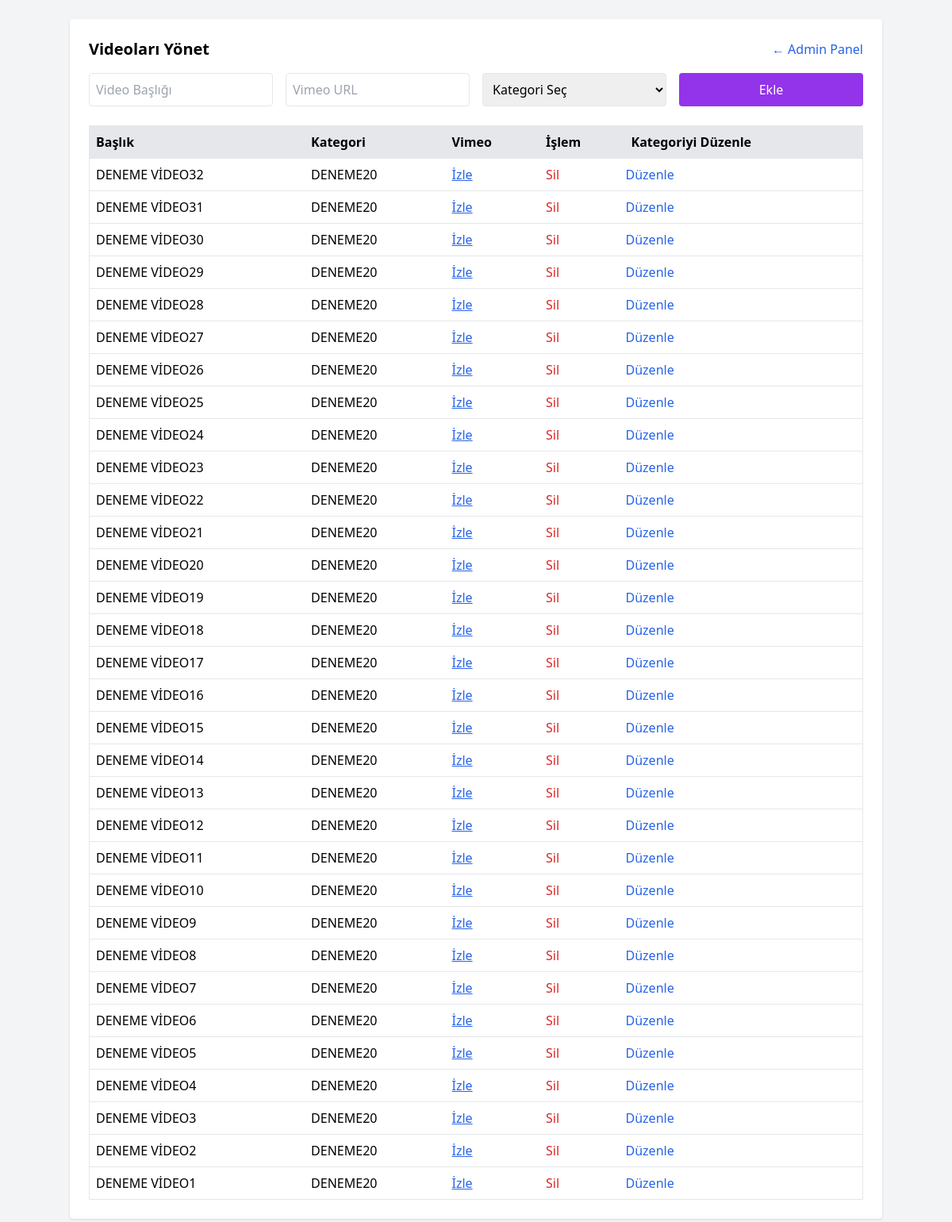
The page /admin/videos.php (signed in) on the database its author committed.
### tables this page shows
CREATE TABLE `videos` (
  `id` int(11) NOT NULL,
  `title` varchar(255) NOT NULL,
  `vimeo_url` text NOT NULL,
  `category_id` int(11) DEFAULT NULL,
  `created_at` timestamp NOT NULL DEFAULT current_timestamp()
);

CREATE TABLE `categories` (
  `id` int(11) NOT NULL,
  `name` varchar(255) NOT NULL,
  `parent_id` int(11) DEFAULT NULL,
  `created_at` timestamp NOT NULL DEFAULT current_timestamp()
);

### admin/videos.php (the view, shortened to what this page needs)
<?php
require_once '../includes/db.php';
$stmt = $pdo->query("SELECT v.*, c.name AS category_name
                     FROM videos v
                     LEFT JOIN categories c ON v.category_id = c.id
                     ORDER BY v.id DESC");
$videos = $stmt->fetchAll(PDO::FETCH_ASSOC);
?>
<!DOCTYPE html>
<html lang="tr">
<head>
  <script src="https://cdn.tailwindcss.com"></script>
</head>
<body class="bg-gray-100 p-6">
  <div class="max-w-5xl mx-auto bg-white p-6 rounded shadow">
    <div class="flex justify-between items-center mb-4">
      <h2 class="text-xl font-bold">Videoları Yönet</h2>
      <a href="dashboard.php" class="text-blue-600 hover:underline">← Admin Panel</a>
    </div>
    <form method="POST" class="grid grid-cols-1 md:grid-cols-4 gap-4 mb-6">
      <input type="text" name="title" placeholder="Video Başlığı" required class="border p-2 rounded">
      <input type="input" name="vimeo_url" placeholder="Vimeo URL" required class="border p-2 rounded">
      <select name="category_id" class="border p-2 rounded">
        <option value="">Kategori Seç</option>
      </select>
      <button type="submit" class="bg-purple-600 hover:bg-purple-700 text-white rounded px-4 py-2">Ekle</button>
    </form>
    <table class="w-full border">
      <thead>
        <tr class="bg-gray-200 text-left">
          <th class="p-2">Başlık</th>
          <th class="p-2">Kategori</th>
          <th class="p-2">Vimeo</th>
          <th class="p-2">İşlem</th>
          <th class="p-2">Kategoriyi Düzenle</th>
        </tr>
      </thead>
      <tbody>
        <?php foreach ($videos as $video): ?>
          <tr class="border-t">
            <td class="p-2"><?= htmlspecialchars($video['title']) ?></td>
            <td class="p-2"><?= $video['category_name'] ?? '—' ?></td>
            <td class="p-2">
              <a href="https://vimeo.com/<?= $video['vimeo_url'] ?>" target="_blank" class="text-blue-600 underline">İzle</a>
            </td>
            <td class="p-2">
              <a href="?delete=<?= $video['id'] ?>" onclick="return confirm('Bu videoyu silmek istediğinizden emin misiniz?')" class="text-red-600 hover:underline">Sil</a>
            </td>
            <td>
          <a href="video_edit.php?id=<?= $video['id'] ?>" class="text-blue-600 hover:underline">Düzenle</a>
        </td>
          </tr>
        <?php endforeach; ?>
      </tbody>
    </table>
  </div>
</body>
</html>

### rows shown on the page
videos: title "DENEME VİDEO32", category.name "DENEME20"
videos: title "DENEME VİDEO31", category.name "DENEME20"
videos: title "DENEME VİDEO30", category.name "DENEME20"
videos: title "DENEME VİDEO29", category.name "DENEME20"
videos: title "DENEME VİDEO28", category.name "DENEME20"
videos: title "DENEME VİDEO27", category.name "DENEME20"
videos: title "DENEME VİDEO26", category.name "DENEME20"
videos: title "DENEME VİDEO25", category.name "DENEME20"
videos: title "DENEME VİDEO24", category.name "DENEME20"
videos: title "DENEME VİDEO23", category.name "DENEME20"
videos: title "DENEME VİDEO22", category.name "DENEME20"
videos: title "DENEME VİDEO21", category.name "DENEME20"
videos: title "DENEME VİDEO20", category.name "DENEME20"
videos: title "DENEME VİDEO19", category.name "DENEME20"
videos: title "DENEME VİDEO18", category.name "DENEME20"
videos: title "DENEME VİDEO17", category.name "DENEME20"
videos: title "DENEME VİDEO16", category.name "DENEME20"
videos: title "DENEME VİDEO15", category.name "DENEME20"
videos: title "DENEME VİDEO14", category.name "DENEME20"
videos: title "DENEME VİDEO13", category.name "DENEME20"
videos: title "DENEME VİDEO12", category.name "DENEME20"
videos: title "DENEME VİDEO11", category.name "DENEME20"
videos: title "DENEME VİDEO10", category.name "DENEME20"
videos: title "DENEME VİDEO9", category.name "DENEME20"
videos: title "DENEME VİDEO8", category.name "DENEME20"
videos: title "DENEME VİDEO7", category.name "DENEME20"
videos: title "DENEME VİDEO6", category.name "DENEME20"
videos: title "DENEME VİDEO5", category.name "DENEME20"
videos: title "DENEME VİDEO4", category.name "DENEME20"
videos: title "DENEME VİDEO3", category.name "DENEME20"
videos: title "DENEME VİDEO2", category.name "DENEME20"
videos: title "DENEME VİDEO1", category.name "DENEME20"
